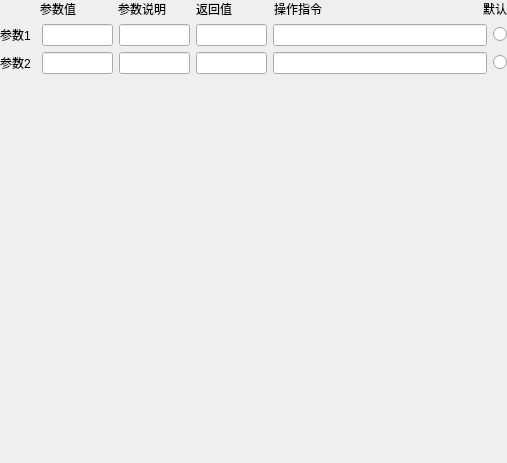
          <widget class="QWidget" name="varCmdpage">
           <layout class="QGridLayout" name="gridLayout_2">
            <property name="leftMargin">
             <number>0</number>
            </property>
            <property name="topMargin">
             <number>0</number>
            </property>
            <property name="rightMargin">
             <number>0</number>
            </property>
            <property name="bottomMargin">
             <number>0</number>
            </property>
            <item row="3" column="0">
             <spacer name="verticalSpacer">
              <property name="orientation">
               <enum>Qt::Vertical</enum>
              </property>
              <property name="sizeHint" stdset="0">
               <size>
                <width>20</width>
                <height>389</height>
               </size>
              </property>
             </spacer>
            </item>
            <item row="2" column="0">
             <layout class="QHBoxLayout" name="horizontalLayout_96" stretch="1,2,2,2,6,0">
              <item>
               <widget class="QLabel" name="label_12">
                <property name="enabled">
                 <bool>true</bool>
                </property>
                <property name="text">
                 <string>参数2</string>
                </property>
               </widget>
              </item>
              <item>
               <widget class="QLineEdit" name="cmdParameter2LineEdit">
                <property name="enabled">
                 <bool>true</bool>
                </property>
               </widget>
              </item>
              <item>
               <widget class="QLineEdit" name="cmdDis2LineEdit">
                <property name="enabled">
                 <bool>true</bool>
                </property>
               </widget>
              </item>
              <item>
               <widget class="QLineEdit" name="cmdReturn2"/>
              </item>
              <item>
               <widget class="QLineEdit" name="cmdOrder2Edit"/>
              </item>
              <item>
               <widget class="QRadioButton" name="cmdDefault2Radibtn">
                <property name="text">
                 <string/>
                </property>
               </widget>
              </item>
             </layout>
            </item>
            <item row="1" column="0">
             <layout class="QHBoxLayout" name="horizontalLayout_95" stretch="1,2,2,2,6,0">
              <item>
               <widget class="QLabel" name="label_4">
                <property name="enabled">
                 <bool>true</bool>
                </property>
                <property name="text">
                 <string>参数1</string>
                </property>
               </widget>
              </item>
              <item>
               <widget class="QLineEdit" name="cmdParameter1LineEdit">
                <property name="enabled">
                 <bool>true</bool>
                </property>
               </widget>
              </item>
              <item>
               <widget class="QLineEdit" name="cmdDis1LineEdit">
                <property name="enabled">
                 <bool>true</bool>
                </property>
               </widget>
              </item>
              <item>
               <widget class="QLineEdit" name="cmdReturn1"/>
              </item>
              <item>
               <widget class="QLineEdit" name="cmdOrder1Edit"/>
              </item>
              <item>
               <widget class="QRadioButton" name="cmdDefault1Radibtn">
                <property name="text">
                 <string/>
                </property>
               </widget>
              </item>
             </layout>
            </item>
            <item row="0" column="0">
             <layout class="QHBoxLayout" name="horizontalLayout_67" stretch="4,4,4,13,0">
              <property name="spacing">
               <number>20</number>
              </property>
              <property name="leftMargin">
               <number>40</number>
              </property>
              <property name="rightMargin">
               <number>0</number>
              </property>
              <item>
               <widget class="QLabel" name="label_10">
                <property name="enabled">
                 <bool>true</bool>
                </property>
                <property name="text">
                 <string>参数值</string>
                </property>
               </widget>
              </item>
              <item>
               <widget class="QLabel" name="label_11">
                <property name="enabled">
                 <bool>true</bool>
                </property>
                <property name="text">
                 <string>参数说明</string>
                </property>
               </widget>
              </item>
              <item>
               <widget class="QLabel" name="label_100">
                <property name="enabled">
                 <bool>true</bool>
                </property>
                <property name="text">
                 <string>返回值</string>
                </property>
               </widget>
              </item>
              <item>
               <widget class="QLabel" name="label_68">
                <property name="enabled">
                 <bool>true</bool>
                </property>
                <property name="text">
                 <string>操作指令</string>
                </property>
               </widget>
              </item>
              <item>
               <widget class="QLabel" name="label_13">
                <property name="enabled">
                 <bool>true</bool>
                </property>
                <property name="text">
                 <string>默认</string>
                </property>
               </widget>
              </item>
             </layout>
            </item>
           </layout>
          </widget>
